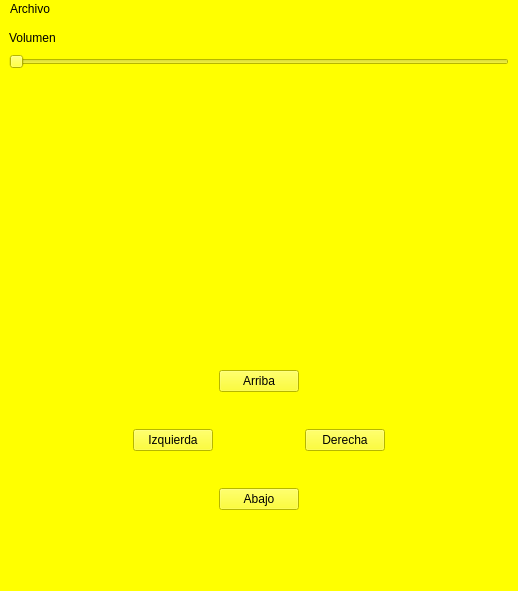
<?xml version="1.0" encoding="UTF-8"?>
<ui version="4.0">
 <class>Juego</class>
 <widget class="QMainWindow" name="Juego">
  <property name="geometry">
   <rect>
    <x>0</x>
    <y>0</y>
    <width>518</width>
    <height>591</height>
   </rect>
  </property>
  <property name="windowTitle">
   <string>Juego</string>
  </property>
  <property name="styleSheet">
   <string notr="true">background-color: rgb(255, 255, 0);</string>
  </property>
  <widget class="QWidget" name="centralwidget">
   <layout class="QVBoxLayout" name="verticalLayout">
    <item>
     <widget class="QLabel" name="label">
      <property name="maximumSize">
       <size>
        <width>16777215</width>
        <height>20</height>
       </size>
      </property>
      <property name="text">
       <string>Volumen</string>
      </property>
     </widget>
    </item>
    <item>
     <widget class="QSlider" name="horizontalSlider">
      <property name="minimum">
       <number>0</number>
      </property>
      <property name="singleStep">
       <number>1</number>
      </property>
      <property name="orientation">
       <enum>Qt::Horizontal</enum>
      </property>
     </widget>
    </item>
    <item>
     <widget class="QLabel" name="outMovements">
      <property name="text">
       <string/>
      </property>
     </widget>
    </item>
    <item>
     <widget class="QWidget" name="widget" native="true">
      <property name="maximumSize">
       <size>
        <width>16777215</width>
        <height>16777215</height>
       </size>
      </property>
      <layout class="QHBoxLayout" name="horizontalLayout">
       <item>
        <spacer name="horizontalSpacer">
         <property name="orientation">
          <enum>Qt::Horizontal</enum>
         </property>
         <property name="sizeHint" stdset="0">
          <size>
           <width>97</width>
           <height>20</height>
          </size>
         </property>
        </spacer>
       </item>
       <item>
        <widget class="QWidget" name="widget_2" native="true">
         <layout class="QGridLayout" name="gridLayout">
          <item row="2" column="2">
           <widget class="QPushButton" name="btnDerecha">
            <property name="text">
             <string>Derecha</string>
            </property>
           </widget>
          </item>
          <item row="3" column="1">
           <widget class="QPushButton" name="btnAbajo">
            <property name="text">
             <string>Abajo</string>
            </property>
           </widget>
          </item>
          <item row="2" column="0">
           <widget class="QPushButton" name="btnIzqueirda">
            <property name="text">
             <string>Izquierda</string>
            </property>
           </widget>
          </item>
          <item row="1" column="1">
           <widget class="QPushButton" name="btnArriba">
            <property name="text">
             <string>Arriba</string>
            </property>
           </widget>
          </item>
         </layout>
        </widget>
       </item>
       <item>
        <spacer name="horizontalSpacer_2">
         <property name="orientation">
          <enum>Qt::Horizontal</enum>
         </property>
         <property name="sizeHint" stdset="0">
          <size>
           <width>97</width>
           <height>20</height>
          </size>
         </property>
        </spacer>
       </item>
      </layout>
     </widget>
    </item>
   </layout>
  </widget>
  <widget class="QMenuBar" name="menubar">
   <property name="geometry">
    <rect>
     <x>0</x>
     <y>0</y>
     <width>518</width>
     <height>22</height>
    </rect>
   </property>
   <widget class="QMenu" name="menuArchivo">
    <property name="title">
     <string>Archivo</string>
    </property>
    <addaction name="actionConfigraci0n"/>
    <addaction name="separator"/>
    <addaction name="actionSalir"/>
   </widget>
   <addaction name="menuArchivo"/>
  </widget>
  <widget class="QStatusBar" name="statusbar"/>
  <action name="actionConfigraci0n">
   <property name="text">
    <string>Configración</string>
   </property>
  </action>
  <action name="actionSalir">
   <property name="text">
    <string>Salir</string>
   </property>
  </action>
 </widget>
 <resources/>
 <connections/>
</ui>
